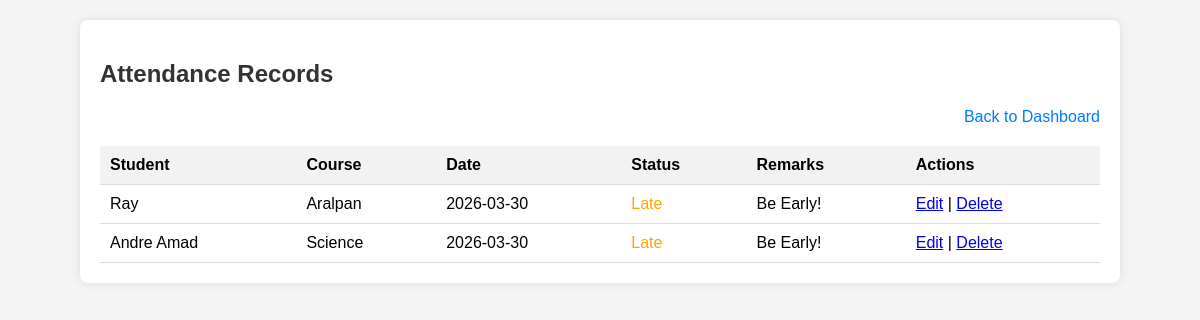
/view_attendance.php (signed in), run on the app's committed database.
### tables this page shows
CREATE TABLE `attendance` (
  `id` int(11) NOT NULL,
  `student_id` int(11) NOT NULL,
  `enrollment_id` int(11) NOT NULL,
  `attendance_date` date NOT NULL,
  `status` enum('Present','Absent','Late') NOT NULL,
  `remarks` text DEFAULT NULL,
  `created_at` timestamp NOT NULL DEFAULT current_timestamp()
);

CREATE TABLE `students` (
  `id` int(11) NOT NULL,
  `name` varchar(100) NOT NULL,
  `email` varchar(100) NOT NULL,
  `password` varchar(255) NOT NULL,
  `roll_number` varchar(50) NOT NULL,
  `phone` varchar(20) DEFAULT NULL,
  `address` text DEFAULT NULL,
  `created_at` timestamp NOT NULL DEFAULT current_timestamp()
);

CREATE TABLE `courses` (
  `id` int(11) NOT NULL,
  `course_name` varchar(100) NOT NULL,
  `course_code` varchar(20) NOT NULL,
  `description` text DEFAULT NULL,
  `credits` int(11) NOT NULL
);

### view_attendance.php (the view, shortened to what this page needs)
<!DOCTYPE html>
<html lang="en">
<head>
</head>
<body>
    <div class="container">
        <h2>Attendance Records</h2>
        <div class="back">
            <a href="admin_dashboard.php">Back to Dashboard</a>
        </div>
        <table>
            <tr>
                <th>Student</th>
                <th>Course</th>
                <th>Date</th>
                <th>Status</th>
                <th>Remarks</th>
                <th>Actions</th>
            </tr>
            <?php
            include 'config.php';
            $sql = "SELECT a.id, s.name as student_name, c.course_name, a.attendance_date, a.status, a.remarks
                    FROM attendance a
                    JOIN students s ON a.student_id = s.id
                    JOIN enrollments e ON a.enrollment_id = e.id
                    JOIN courses c ON e.course_id = c.id
                    ORDER BY a.attendance_date DESC";
            $result = $conn->query($sql);
            if ($result && $result->num_rows > 0) {
                while ($row = $result->fetch_assoc()) {
                    $status_class = strtolower($row['status']);
                    echo "<tr>";
                    echo "<td>" . htmlspecialchars($row['student_name']) . "</td>";
                    echo "<td>" . htmlspecialchars($row['course_name']) . "</td>";
                    echo "<td>" . htmlspecialchars($row['attendance_date']) . "</td>";
                    echo "<td class='" . $status_class . "'>" . htmlspecialchars($row['status']) . "</td>";
                    echo "<td>" . htmlspecialchars($row['remarks']) . "</td>";
                    echo "<td><a href='edit_attendance.php?id=" . $row['id'] . "'>Edit</a> | <a href='delete_attendance.php?id=" . $row['id'] . "'>Delete</a></td>";
                    echo "</tr>";
                }
            } else {
                echo "<tr><td colspan='6' style='text-align: center;'>No attendance records found.</td></tr>";
            }
            ?>
        </table>
    </div>
</body>
</html>

### view_attendance.php (style rules this page uses)
body { font-family: Arial, sans-serif; margin: 0; padding: 0; background-color: #f4f4f4; }
.container { max-width: 1000px; margin: 20px auto; padding: 20px; background: white; border-radius: 8px; box-shadow: 0 0 10px rgba(0,0,0,0.1); }
h2 { color: #333; }
.back { text-align: right; margin-bottom: 20px; }
.back a { color: #007bff; text-decoration: none; }
table { width: 100%; border-collapse: collapse; }
th, td { padding: 10px; text-align: left; border-bottom: 1px solid #ddd; }
th { background-color: #f2f2f2; }
.late { color: orange; }

### data on the page
attendance: student.name "Ray", courses.course_name "Aralpan", attendance_date "2026-03-30", status "Late", remarks "Be Early!"
attendance: student.name "Andre Amad", courses.course_name "Science", attendance_date "2026-03-30", status "Late", remarks "Be Early!"
